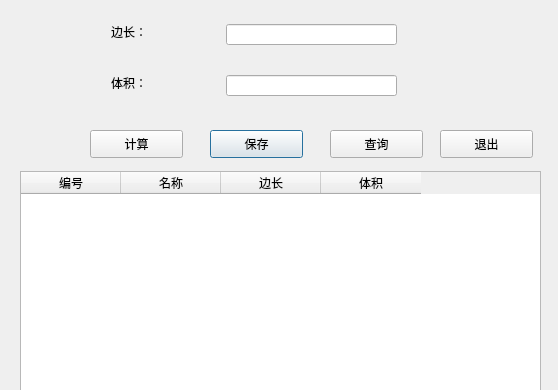
<?xml version="1.0" encoding="UTF-8"?>
<ui version="4.0">
 <class>cubedialog</class>
 <widget class="QDialog" name="cubedialog">
  <property name="geometry">
   <rect>
    <x>0</x>
    <y>0</y>
    <width>558</width>
    <height>390</height>
   </rect>
  </property>
  <property name="windowTitle">
   <string>正方体体积计算</string>
  </property>
  <widget class="QLabel" name="label_4">
   <property name="geometry">
    <rect>
     <x>-70</x>
     <y>0</y>
     <width>261</width>
     <height>121</height>
    </rect>
   </property>
   <property name="styleSheet">
    <string notr="true">image: url(:/iocFile/images/2.ico);</string>
   </property>
   <property name="text">
    <string/>
   </property>
  </widget>
  <widget class="QTableWidget" name="cubeTbWidget">
   <property name="geometry">
    <rect>
     <x>20</x>
     <y>171</y>
     <width>521</width>
     <height>231</height>
    </rect>
   </property>
   <column>
    <property name="text">
     <string>编号</string>
    </property>
   </column>
   <column>
    <property name="text">
     <string>名称</string>
    </property>
   </column>
   <column>
    <property name="text">
     <string>边长</string>
    </property>
   </column>
   <column>
    <property name="text">
     <string>体积</string>
    </property>
   </column>
  </widget>
  <widget class="QPushButton" name="saveButton">
   <property name="geometry">
    <rect>
     <x>210</x>
     <y>130</y>
     <width>93</width>
     <height>28</height>
    </rect>
   </property>
   <property name="text">
    <string>保存</string>
   </property>
  </widget>
  <widget class="QPushButton" name="lookButton">
   <property name="geometry">
    <rect>
     <x>330</x>
     <y>130</y>
     <width>93</width>
     <height>28</height>
    </rect>
   </property>
   <property name="text">
    <string>查询</string>
   </property>
  </widget>
  <widget class="QLabel" name="label_2">
   <property name="geometry">
    <rect>
     <x>111</x>
     <y>75</y>
     <width>45</width>
     <height>16</height>
    </rect>
   </property>
   <property name="text">
    <string>体积：</string>
   </property>
  </widget>
  <widget class="QLineEdit" name="volumeEdit">
   <property name="geometry">
    <rect>
     <x>226</x>
     <y>75</y>
     <width>171</width>
     <height>21</height>
    </rect>
   </property>
  </widget>
  <widget class="QPushButton" name="exitButton">
   <property name="geometry">
    <rect>
     <x>440</x>
     <y>130</y>
     <width>93</width>
     <height>28</height>
    </rect>
   </property>
   <property name="text">
    <string>退出</string>
   </property>
  </widget>
  <widget class="QPushButton" name="calculateButton">
   <property name="geometry">
    <rect>
     <x>90</x>
     <y>130</y>
     <width>93</width>
     <height>28</height>
    </rect>
   </property>
   <property name="text">
    <string>计算</string>
   </property>
  </widget>
  <widget class="QLineEdit" name="lineEdit">
   <property name="geometry">
    <rect>
     <x>226</x>
     <y>24</y>
     <width>171</width>
     <height>21</height>
    </rect>
   </property>
  </widget>
  <widget class="QLabel" name="label">
   <property name="geometry">
    <rect>
     <x>111</x>
     <y>24</y>
     <width>45</width>
     <height>16</height>
    </rect>
   </property>
   <property name="text">
    <string>边长：</string>
   </property>
  </widget>
 </widget>
 <resources/>
 <connections/>
</ui>
